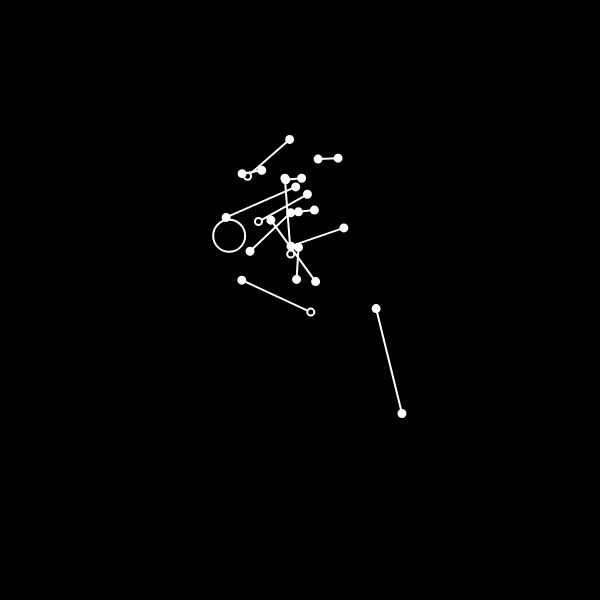
Frame 1 (no input)
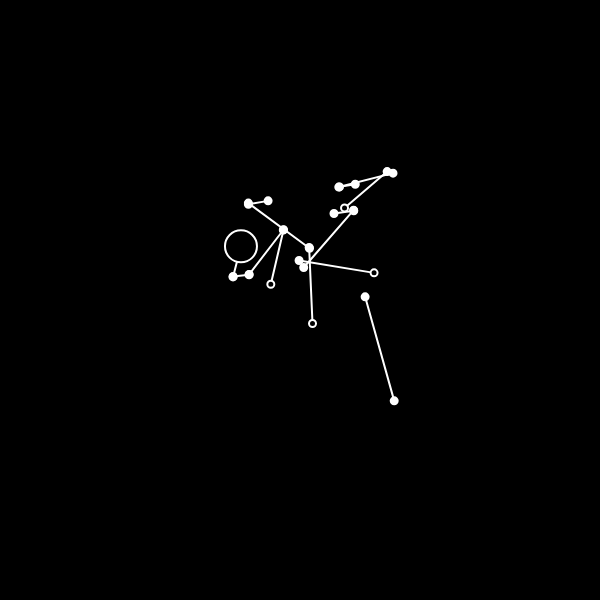
Frame 60 (no input)
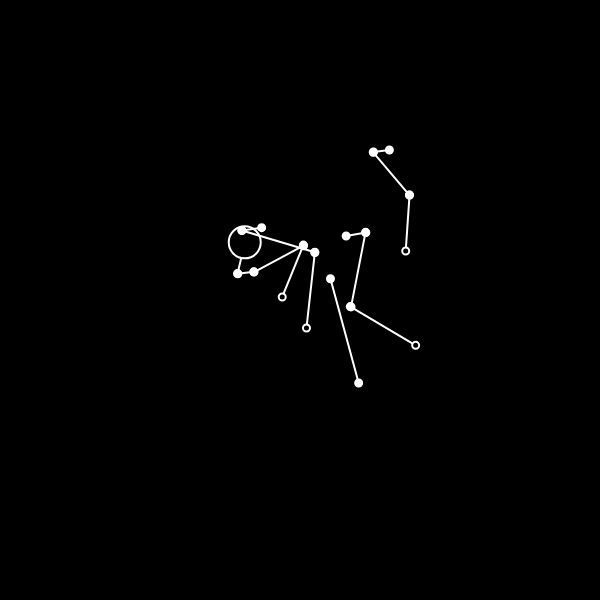
Frame 120 (the mouse pressed at the canvas centre since frame 60)

The p5.js sketch that drew these frames (run headless with seeded random() and noise() and a simulated clock; from frame 60 on, the mouse is pressed at the canvas centre):

// p5.js sketch
// ── sketch.js
let unidade = 40;
let peso = 2;
let segmentos = [];
let margem = unidade * 4;

let c = 255;
let bg = 0;

function setup() {
  createCanvas(600, 600);
  noFill();
  stroke(c);
  strokeWeight(peso);
  angleMode(DEGREES);

  segmentos.push(new Segmento(unidade * 0.8, [1, 2], [0, 180])); // pescoço
  segmentos.push(new Segmento(unidade * 2.7, [2, 3], [0, 180])); // tronco
  segmentos.push(new Segmento(unidade * 0.4, [2, 4], [160, 200])); // ombros
  segmentos.push(new Segmento(unidade * 1.4, [4, 5])); // braços
  segmentos.push(new Segmento(unidade * 1.4, [5, 0])); // antebraços
  segmentos.push(new Segmento(0, [null, 1], [0, 0])); // cabeça
  segmentos.push(new Segmento(unidade * 0.4, [2, 6], [-20, 20])); // ombros
  segmentos.push(new Segmento(unidade * 1.4, [6, 7])); // braços
  segmentos.push(new Segmento(unidade * 1.4, [7, 0])); // antebraços
  segmentos.push(new Segmento(unidade * 0.5, [3, 8], [160, 200])); // ancas
  segmentos.push(new Segmento(unidade * 1.9, [8, 9])); // coxas
  segmentos.push(new Segmento(unidade * 1.9, [9, 0], [-45, 225])); // pernas
  segmentos.push(new Segmento(unidade * 0.5, [3, 10], [-20, 20])); // ancas
  segmentos.push(new Segmento(unidade * 1.9, [10, 11])); // coxas
  segmentos.push(new Segmento(unidade * 1.9, [11, 0], [-45, 225])); // pernas
}

function draw() {
  background(bg);

  let starts = [];
  let ends = [];

  segmentos.forEach((s) => {
    s.update();
    s.display();
    starts.push({ seg: s, id: s.pontos[0], pos: s.start });
    ends.push({ seg: s, id: s.pontos[1], pos: s.end });
  });

  for (let e = 0; e < ends.length; e++) {
    for (let s = 0; s < starts.length; s++) {
      if (starts[s].id !== ends[e].id) continue;
      let distancia = distPoints(starts[s].pos, ends[e].pos);
      if (distancia < unidade * 2) {
        starts[s].seg.snap = ends[e].pos;
      }
    }
  }
}

class Segmento {
  constructor(tamanho, pontos, amplitude = [-90, 270]) {
    this.tamanho = tamanho;
    this.pontos = pontos;
    this.amplitude = amplitude;
    this.seed = random(1000);
    this.snap = null;
  }

  update() {
    let n = frameCount * 0.003 + this.seed;

    this.angle = map(noise(n), 0, 1, this.amplitude[0], this.amplitude[1]);
    this.position = {
      x: map(noise(n + 9999), 0, 1, margem, width - margem),
      y: map(noise(n + 999999), 0, 1, unidade, height - margem),
    };
    this.rotation = {
      x: cos(this.angle) * this.tamanho,
      y: sin(this.angle) * this.tamanho,
    };
    if (this.snap) {
      let d = dist(this.start.x, this.start.y, this.snap.x, this.snap.y);
      if (d > peso * 2) {
        this.start.x = lerp(this.start.x, this.snap.x, 0.2);
        this.start.y = lerp(this.start.y, this.snap.y, 0.2);
      } else {
        this.start.x = this.snap.x;
        this.start.y = this.snap.y;
      }
    } else {
      this.start = {
        x: this.position.x,
        y: this.position.y,
      };
    }
    this.end = {
      x: this.start.x + this.rotation.x,
      y: this.start.y + this.rotation.y,
    };
  }

  display() {
    noFill();

    if (this.pontos[0] == null) {
      fill(bg);
      ellipse(this.start.x, this.start.y, unidade * 0.8);
    } else {
      line(this.start.x, this.start.y, this.end.x, this.end.y);
      fill(this.pontos[1] == 0 ? bg : c);
      circle(this.end.x, this.end.y, peso * 3.5);
      fill(this.pontos[0] == 0 ? bg : c);
      circle(this.start.x, this.start.y, peso * 3.5);
    }
  }
}

function distPoints(a, b) {
  return dist(a.x, a.y, b.x, b.y);
}
